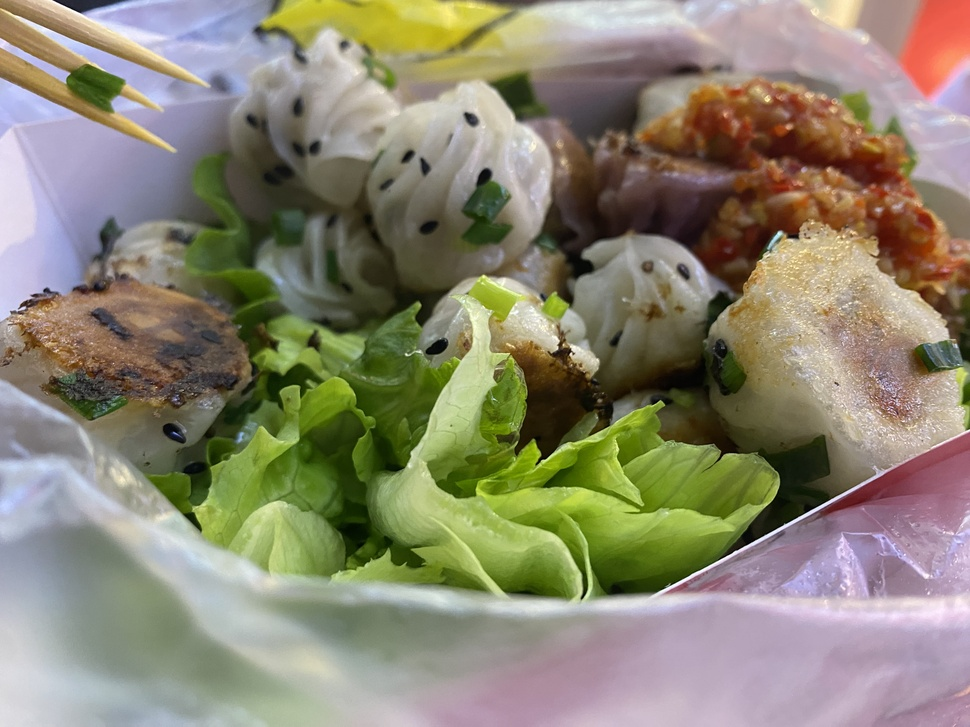
#> input picture homework/IMG_8297.jpeg, 970 x 727 px, shrunk from 4032 x 3024 before the run
$ python HSV.py
#> lines starting #> are read from the running program, lines starting #| are printed output that depends on the picture
import cv2
from PIL import ImageFont, ImageDraw, Image
import numpy as np
import matplotlib.pyplot as plt
from mpl_toolkits.mplot3d import Axes3D

# 1.读取一张图片，将其转换为HSV空间
image = cv2.imread("IMG_8297.jpeg")
#> image is the input picture: shape (727, 970, 3); mean B, G, R 113.4, 133.6, 139.2
cv2.imshow("image",image)
cv2.waitKey(0)
# 转化为HBV
HSV = cv2.cvtColor(image, cv2.COLOR_BGR2HSV)
#> HSV: shape (727, 970, 3); mean H, S, V 62.7, 82.5, 147.8
# 显示HBV
cv2.imshow("HSV",HSV)
cv2.waitKey(0)
cv2.destroyAllWindows()

# 2.分离原图片RGB通道及转换后的图片HSV通道
# 分离RGB
B,G,R = cv2.split(image)
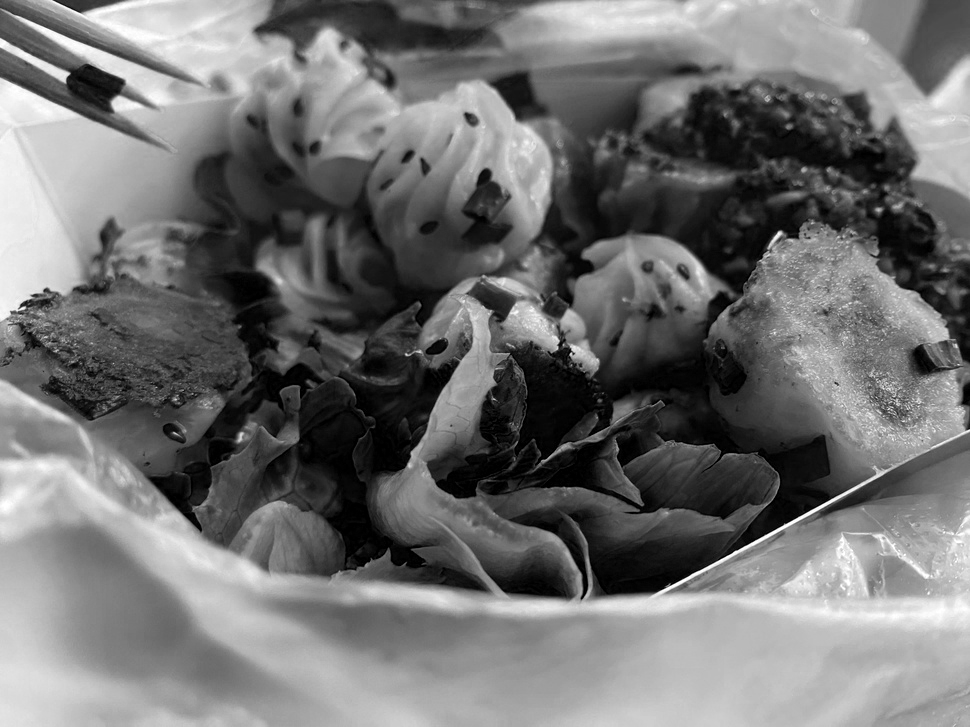
#> B: shape (727, 970); min 0, max 255, mean 113.4
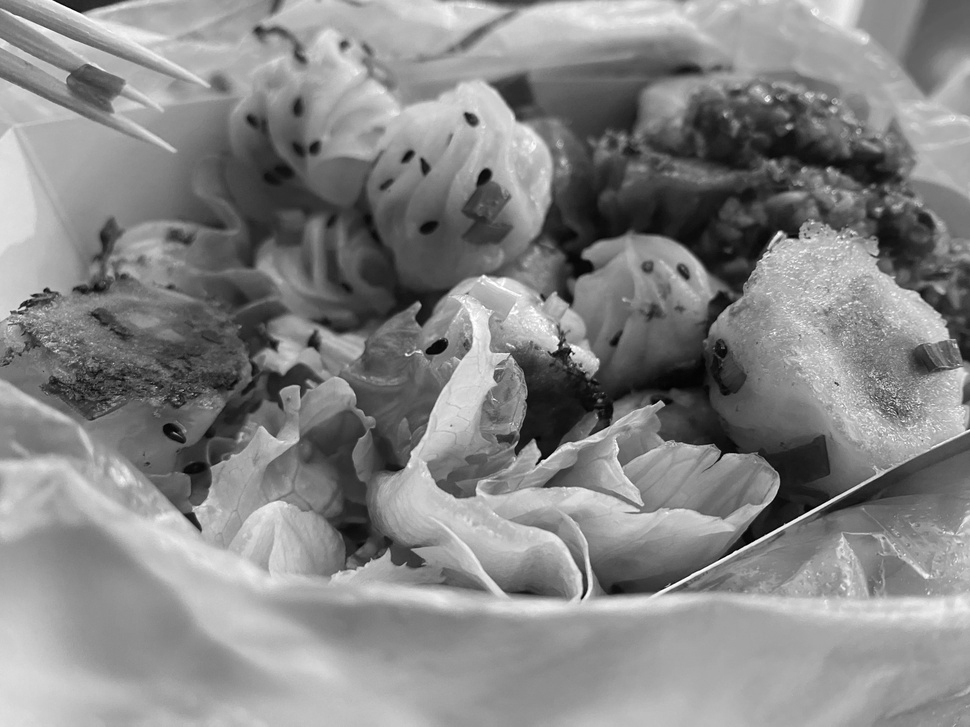
#> G: shape (727, 970); min 0, max 255, mean 133.6
# 分离HSV
H,S,V = cv2.split(HSV)
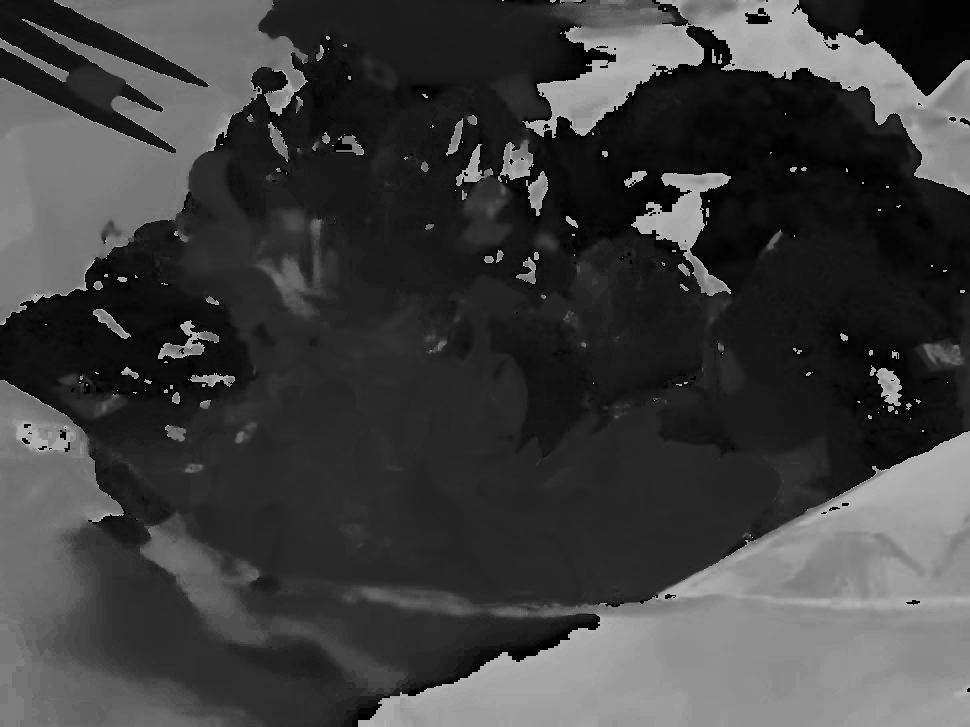
#> H: shape (727, 970); min 0, max 179, mean 62.7
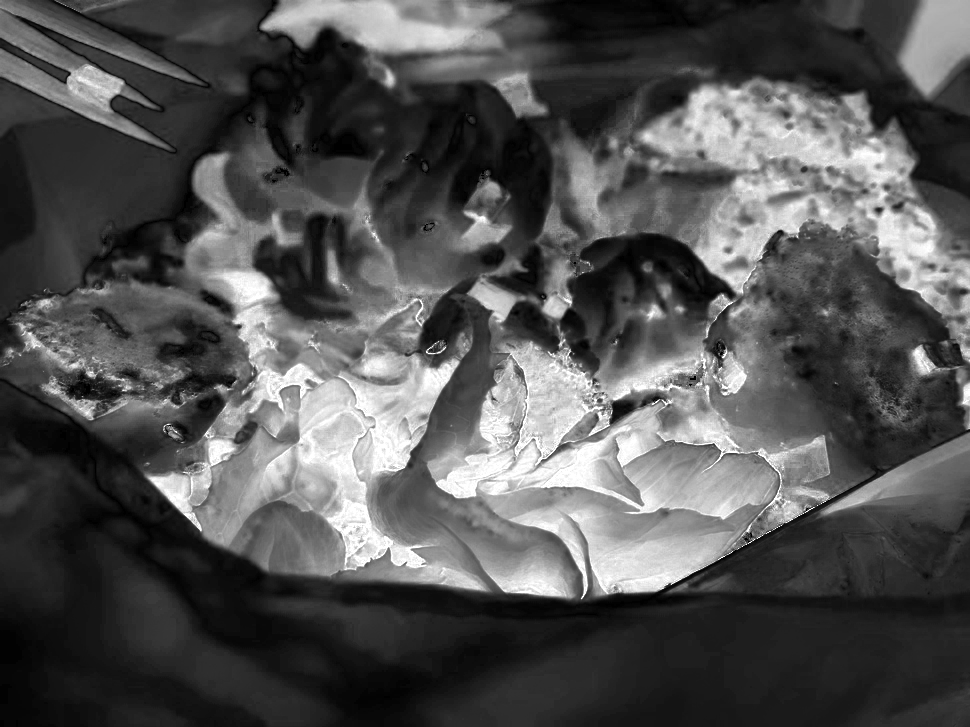
#> S: shape (727, 970); min 0, max 255, mean 82.5
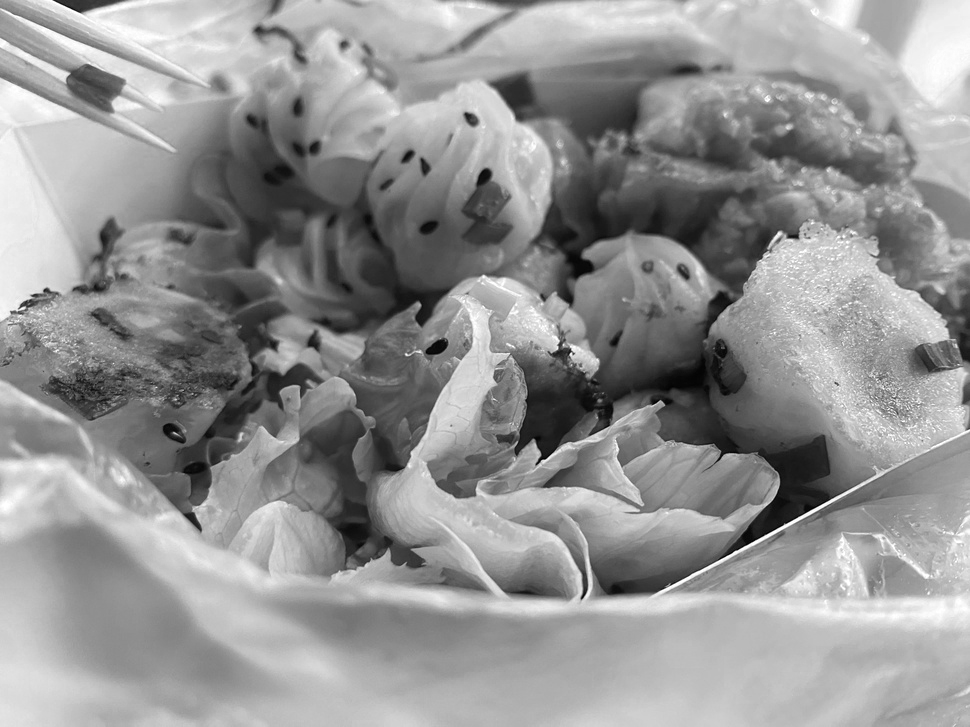
#> V: shape (727, 970); min 1, max 255, mean 147.8
#显示
cv2.imshow("R",R)
cv2.waitKey(0)
cv2.imshow("G",G)
cv2.waitKey(0)
cv2.imshow("B",B)
cv2.waitKey(0)
cv2.destroyAllWindows()

cv2.imshow("H",H)
cv2.waitKey(0)
cv2.imshow("S",S)
cv2.waitKey(0)
cv2.imshow("V",V)
cv2.waitKey(0)
cv2.destroyAllWindows()

# 3.对RGB三个通道分别画出其三维图（提示：polt_sufface函数）
# 创建网格
x, y = np.meshgrid(np.arange(image.shape[1]), np.arange(image.shape[0]))
# image.shape[1]宽，shape[0]长
# 创建一个空白的图形窗口
fig = plt.figure(figsize=(9, 3))

# fig.add_subplot 添加子图 131:一行三列第一个图 projection:指定为三维
# plot_surface 绘制三维曲面图 参数：xyz，cmap:指定颜色映射

# 绘制红色通道的三维曲面
ax = fig.add_subplot(131, projection='3d') # 添加子图
ax.plot_surface(x, y, R, cmap='Reds') # 指定为红色映射
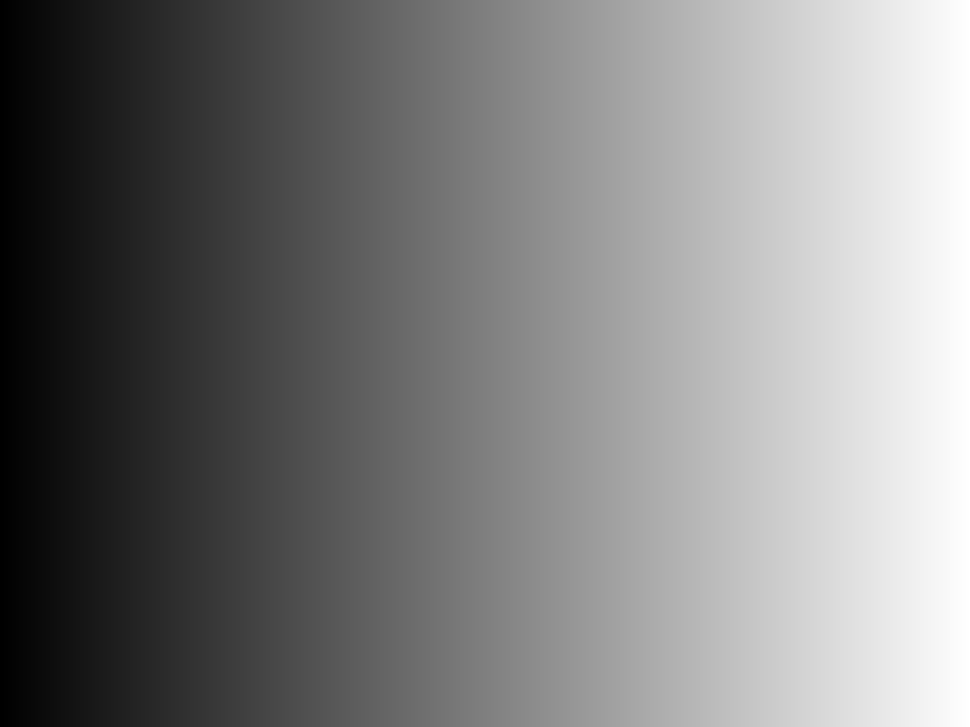
#> x: shape (727, 970) int64; min 0, max 969, mean 484.5; drawn with min black and max white
ax.set_title('Red Channel') # 设置标题

# 绘制绿色通道的三维曲面
ax = fig.add_subplot(132, projection='3d')
ax.plot_surface(x, y, G, cmap='Greens')
ax.set_title('Green Channel')

# 绘制蓝色通道的三维曲面
ax = fig.add_subplot(133, projection='3d')
ax.plot_surface(x, y, B, cmap='Blues')
ax.set_title('Blue Channel')

plt.show() # 显示
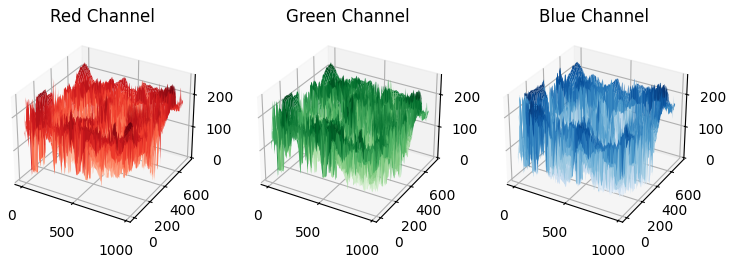
#> figure drawn by matplotlib, 3 panels

$ run again, with homework/home_color.png saved as homework/IMG_8297.jpeg
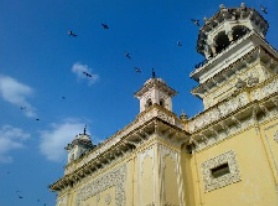
#> input picture homework/home_color.png, 278 x 206 px
#> image is the input picture: shape (206, 278, 3); mean B, G, R 141, 124.4, 92.7
#> HSV: shape (206, 278, 3); mean H, S, V 68.4, 142.7, 162.6
#> `H,S,V = cv2.split(HSV)`:
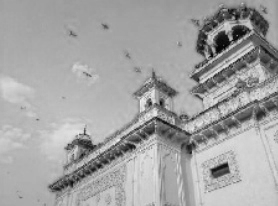
#> V: shape (206, 278); min 2, max 248, mean 162.6
#> `plt.show()`:
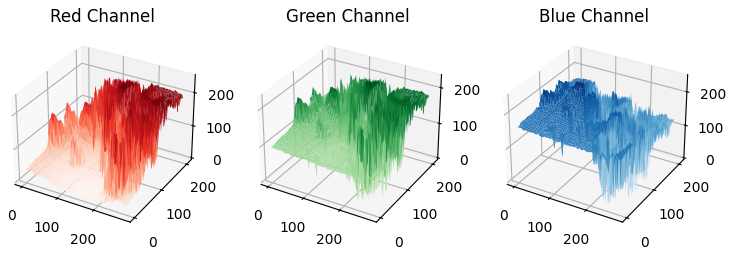
#> figure drawn by matplotlib, 3 panels

$ run again, with homework/myphoto.jpg copied over homework/IMG_8297.jpeg
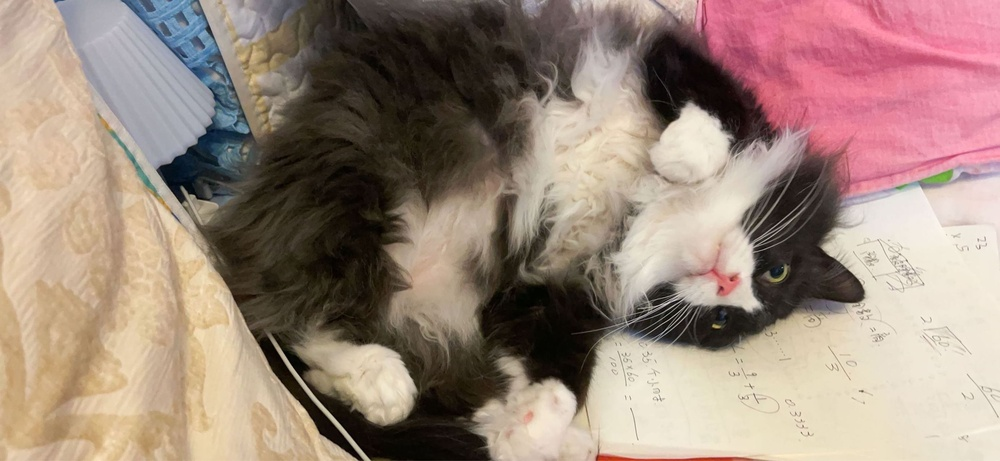
#> input picture homework/myphoto.jpg, 1000 x 461 px, shrunk from 2778 x 1282 before the run
#> image is the input picture: shape (461, 1000, 3); mean B, G, R 123.2, 135.2, 156.4
#> HSV: shape (461, 1000, 3); mean H, S, V 40.2, 74.3, 157.7
#> `H,S,V = cv2.split(HSV)`:
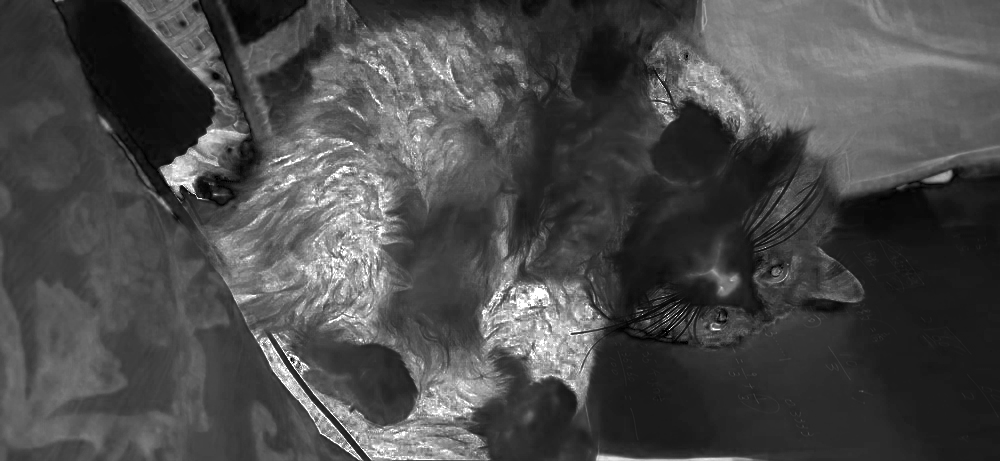
#> S: shape (461, 1000); min 0, max 255, mean 74.3
#> `plt.show()`:
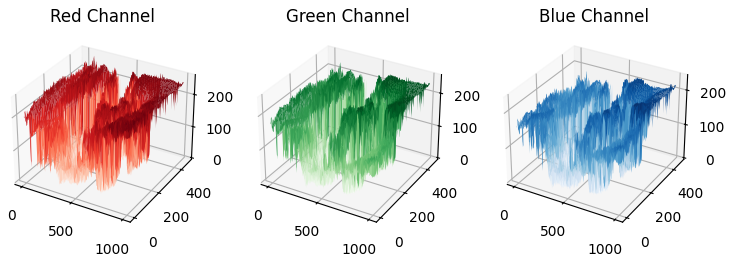
#> figure drawn by matplotlib, 3 panels
